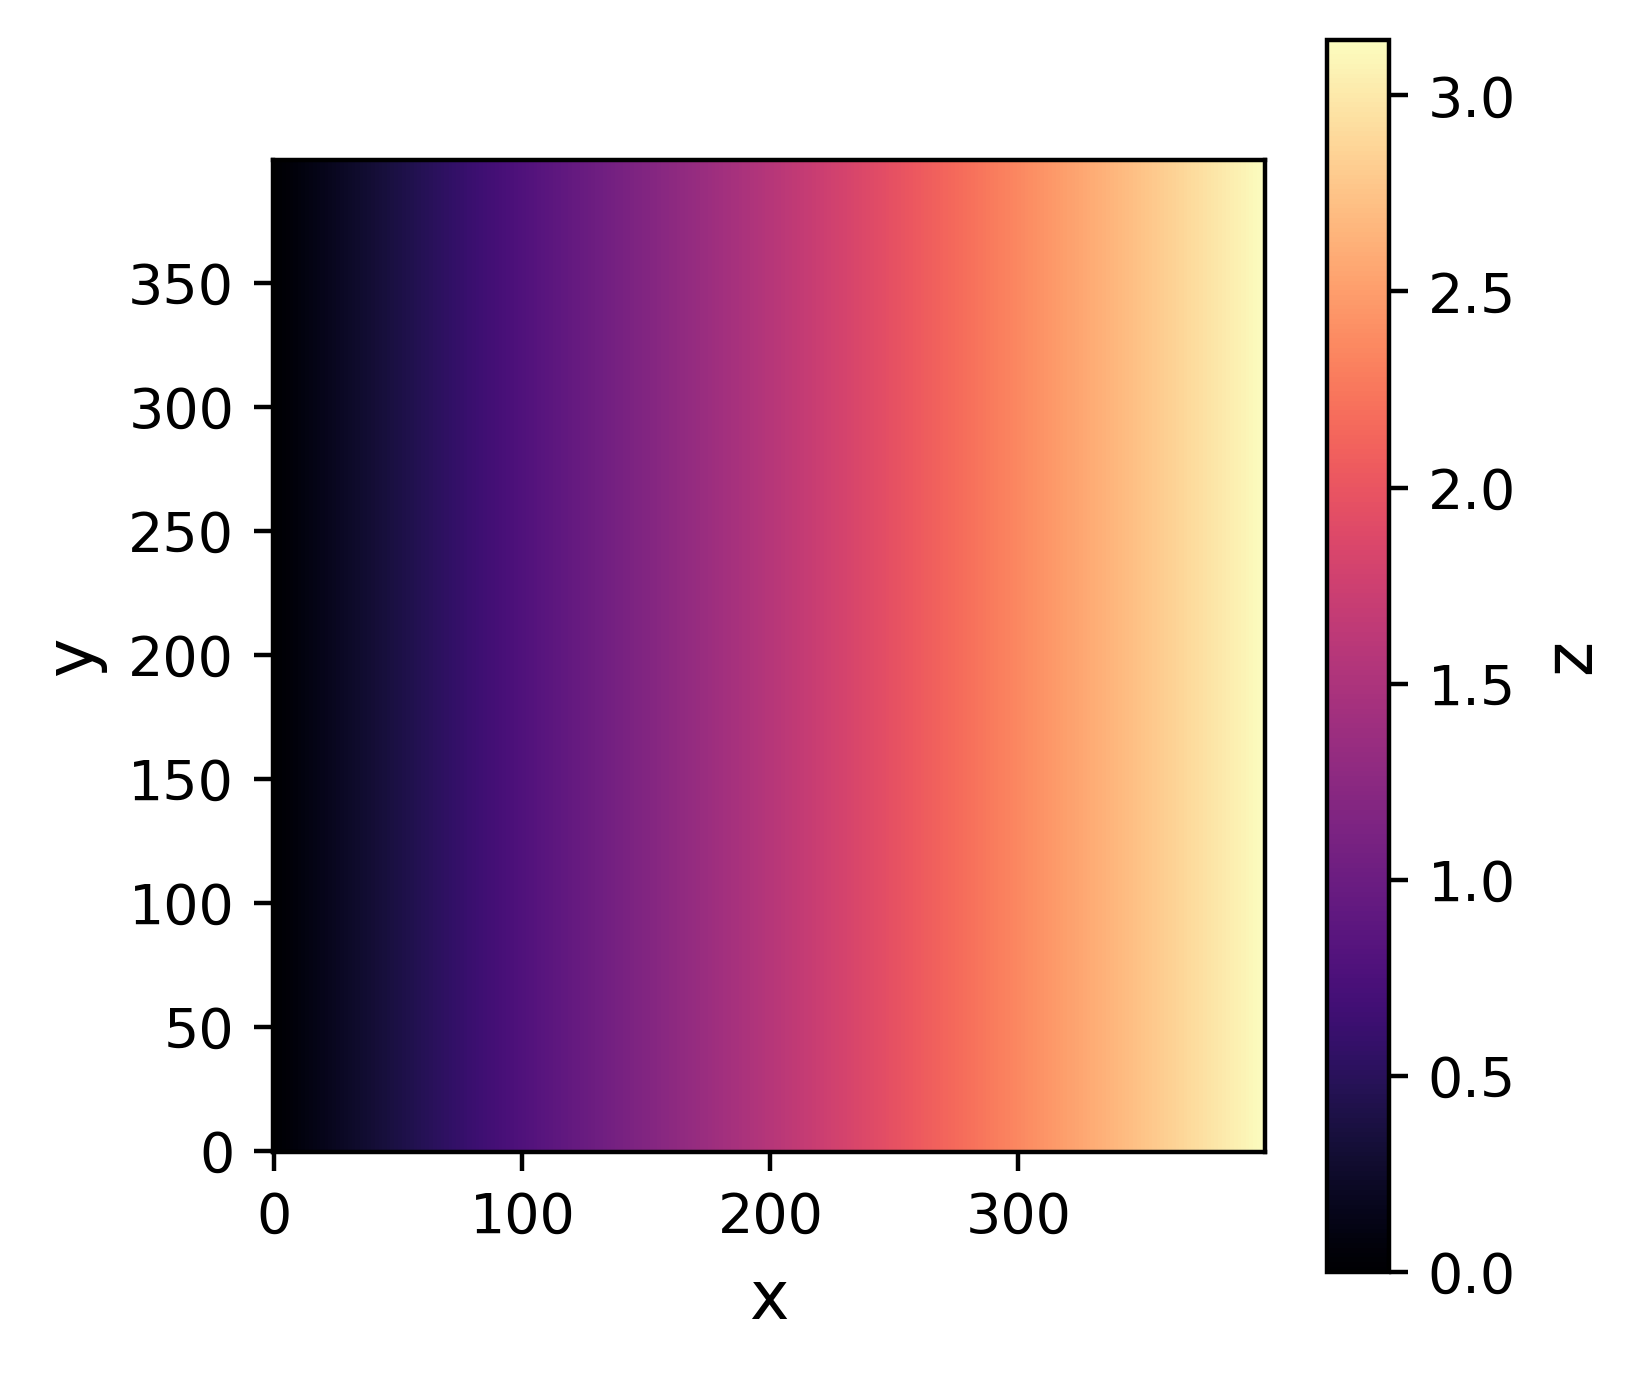

Write the Python code that produced this figure.
# import libraries
import numpy as np 
import matplotlib.pyplot as plt
from matplotlib  import cm

# define a nice plot
def image_plot(x,
	flag_save=True,    #save the figure
	xlabel='x',        #x-axis label
	ylabel='y',        #y-axis label
	dcmap='magma',     #default label
    fs=12,             #font size
    fname='image_plot.png'):   #default plot filename
	
	#by default, flag_save = True, and we'll save the figure
	#to a file. The plot filename fname = 'plot.png' by
	#default, but we cna change this

	#define a figure and axis
	f, ax = plt.subplots(1,1,figsize=(4,4))

	#plot y vs. x
	si = ax.imshow(x,cmap=dcmap,origin='lower')

	#label our axes
	ax.set_xlabel(xlabel,fontsize=fs)
	ax.set_ylabel(ylabel,fontsize=fs)

	#get a colorbar
	cbar = f.colorbar(si)
	cbar.ax.set_ylabel('z',fontsize=fs)

	#save the plot?
	if(flag_save):
		plt.savefig(fname,bbox_inches='tight',dpi=400)

# define main
def main():

	#yay!
	print('Making a plot...')

	#make a dummy x variable
	x = np.linspace(0, np.pi, 400)
	y  = np.linspace(0, 2*np.pi, 400)
	x,y = np.meshgrid(x,y)

	#mske a function of x and y
	z = 3*np.cos(x)*np.sin(y)

	#make the plot
	image_plot (x)

#execute main()
if __name__ == '__main__':
	main()
